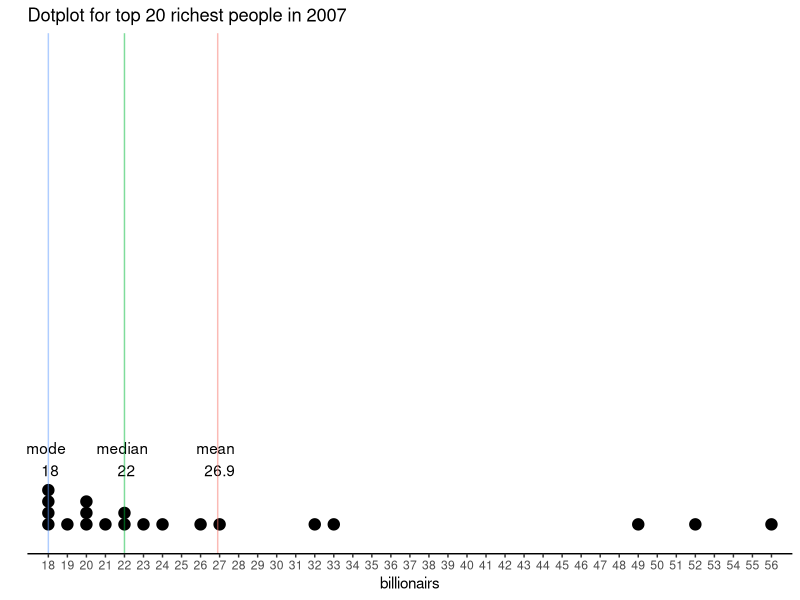

This chart was generated by the following R code:
#### -----------Centrality Measure ---------####

#The magazine Forbes publishes annually a list of the world’s wealthiest individuals. 
#For 2007, the net worth of the 20 richest individuals, in billions of dollars, 
#in no particular order

billionairs <- c(33, 26, 24, 21, 19, 20, 18, 18, 52, 56, 27, 22, 18, 49, 22, 20, 23, 32, 20, 18)

##Question 1 
## find the mean for the list of billionairs

(33+ 26+ 24+ 21+ 19+ 20+ 18+ 18+ 52+ 56+ 27+ 22+ 18+ 49+ 22+ 20+ 23+ 32+ 20+ 18) / 20

mean(billionairs)

## Question 2
## find the median for the list of billionars 
sort(billionairs, decreasing = FALSE)

median(billionairs)

## Question 3 
# find the mode for the list in billionars 

get_mode <- function(v) { 
  
  uniq <- unique(v) # get the unique values of the vector 
  uniq[which.max(
    tabulate(
      match(v, uniq)
      )
    )
    ] # we assign indexes in match, then show their # of occurrences, take max, use it as index in unique values 
}

get_mode(billionairs)


## Visualizing the data might give us a better insight as well. 
## We can visualize the data to determine the mode and median
library('ggplot2') 

bill_df <- data.frame(billionairs)
annot <- data.frame(statistic = c('mean', 'median', 'mode'), 
                   value = c( mean(billionairs), 
                              median(billionairs), 
                              get_mode(billionairs)
                             ), y_axis = rep(-0.02,3))

ggplot(bill_df, aes(x = billionairs)) +
  geom_dotplot(binwidth = 1, dotsize = .6) +
  scale_x_discrete(limits = min(billionairs): max(billionairs)) +
  geom_text(annot, mapping = aes(y = 0,x=value, label = paste(statistic,'\n',value)), nudge_y = .15)+
  theme_classic() + scale_y_continuous(breaks = NULL) +
  ylab("") +
  labs(title = "Dotplot for top 20 richest people in 2007") + 
  geom_vline(annot,mapping = aes(xintercept = value, color = statistic), alpha = 0.5, show.legend = FALSE)

  

